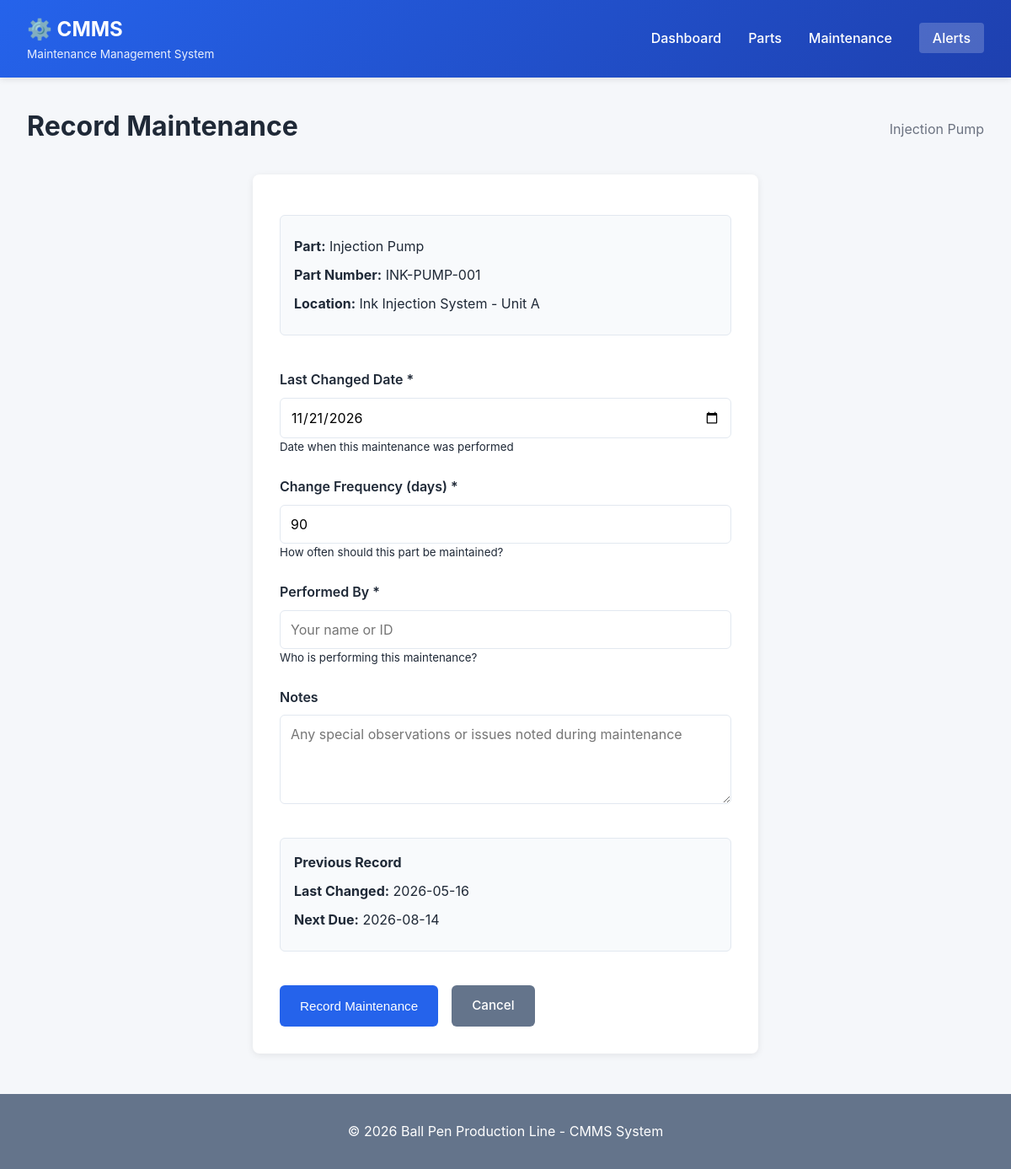
Before: /maintenance/record/1 with the older database file.
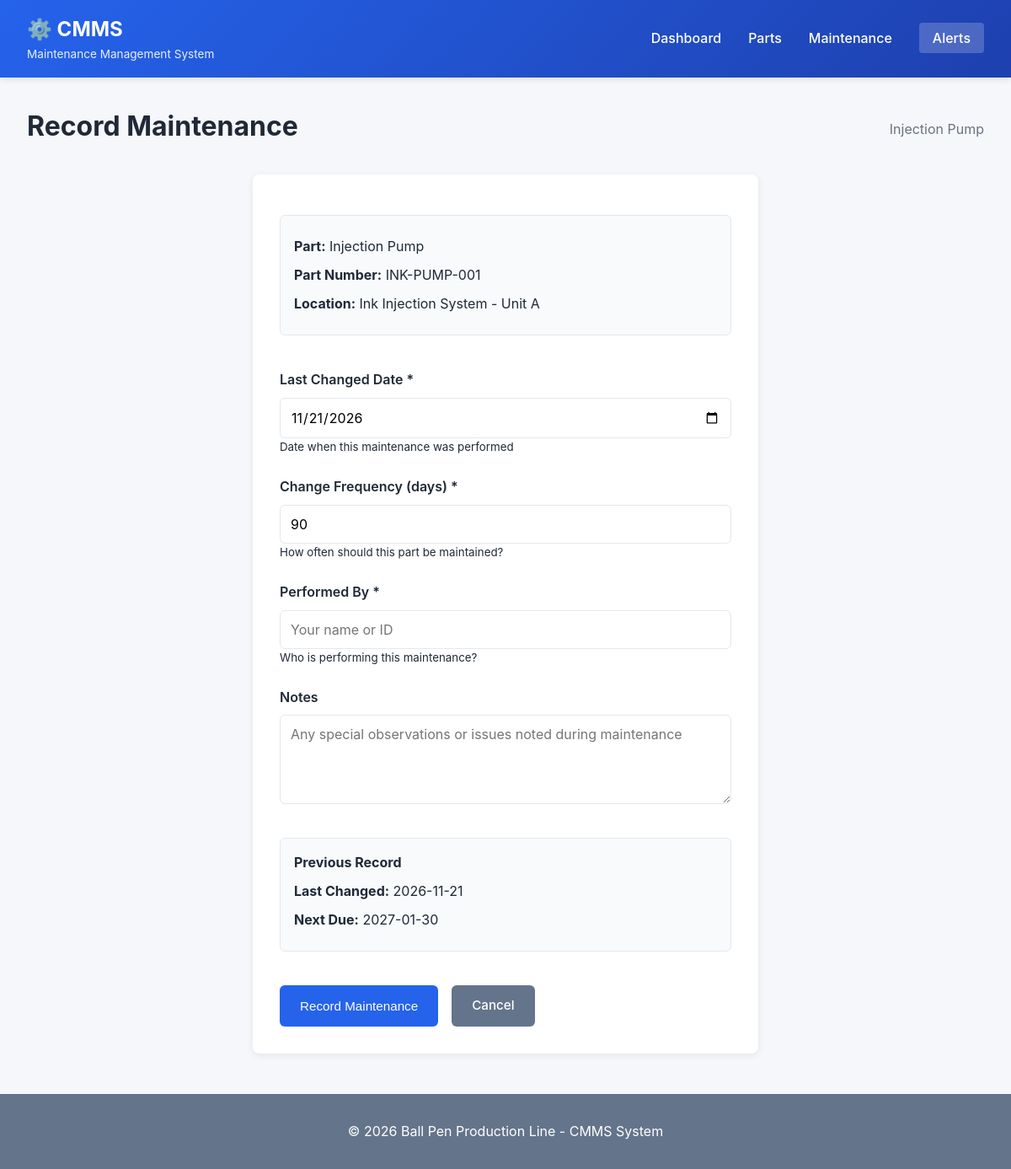
After: the same page with the newer database file.
### tables this page shows
CREATE TABLE maintenance_records (
                id INTEGER PRIMARY KEY AUTOINCREMENT,
                part_id INTEGER NOT NULL,
                last_changed TIMESTAMP,
                next_scheduled_change TIMESTAMP,
                change_frequency_days INTEGER,
                performed_by TEXT,
                notes TEXT,
                created_at TIMESTAMP DEFAULT CURRENT_TIMESTAMP,
                updated_at TIMESTAMP DEFAULT CURRENT_TIMESTAMP,
                FOREIGN KEY (part_id) REFERENCES parts (id)
            );

### cmms_app.py (the view, shortened to what this page needs)
@app.route('/maintenance/record/<int:part_id>', methods=['GET', 'POST'])
def record_maintenance(part_id):
    db = get_db()
    part = db.get_part(part_id)
    if not part:
        flash('Part not found', 'error')
        return redirect(url_for('parts'))
    record = db.get_maintenance_record(part_id)
    today = datetime.now().date().isoformat()
    return render_template('record_maintenance.html',
                         part=part,
                         record=record,
                         today=today)

### cmms_app.py (called while the page is built)
def get_db():
    db = getattr(g, '_database', None)
    if db is None:
        db = g._database = CMmsDatabase()
    return db

### cmms_database.py (called while the page is built)
    def init_db(self):
        self.conn = sqlite3.connect(self.db_path)
        self.conn.row_factory = sqlite3.Row
        self.cursor = self.conn.cursor()
        self.create_tables()

    def close(self):
        if self.conn:
            self.conn.close()

    def get_part(self, part_id):
        self.cursor.execute('SELECT * FROM parts WHERE id = ?', (part_id,))
        return self.cursor.fetchone()

    def get_maintenance_record(self, part_id):
        self.cursor.execute('''
            SELECT * FROM maintenance_records
            WHERE part_id = ?
            ORDER BY id DESC
            LIMIT 1
        ''', (part_id,))
        return self.cursor.fetchone()

### templates/record_maintenance.html (shortened to what this page needs)
{% extends "base.html" %}
{% block content %}
<div class="page-header">
    <h2>Record Maintenance</h2>
    <p class="subtitle">{{ part.name }}</p>
</div>
<div class="form-container">
    <form method="POST" class="form">
        <div class="info-box">
            <p><strong>Part:</strong> {{ part.name }}</p>
            <p><strong>Part Number:</strong> {{ part.part_number }}</p>
            <p><strong>Location:</strong> {{ part.location }}</p>
        </div>
        <div class="form-group">
            <label for="last_changed">Last Changed Date *</label>
            <input type="date" id="last_changed" name="last_changed" required
                   class="form-input" value="{{ today }}">
            <small>Date when this maintenance was performed</small>
        </div>
        <div class="form-group">
            <label for="frequency">Change Frequency (days) *</label>
            <input type="number" id="frequency" name="frequency" required
                   class="form-input" value="90" min="1">
            <small>How often should this part be maintained?</small>
        </div>
        <div class="form-group">
            <label for="performed_by">Performed By *</label>
            <input type="text" id="performed_by" name="performed_by" required
                   class="form-input" placeholder="Your name or ID">
            <small>Who is performing this maintenance?</small>
        </div>
        <div class="form-group">
            <label for="notes">Notes</label>
            <textarea id="notes" name="notes" rows="4" class="form-input"
                      placeholder="Any special observations or issues noted during maintenance"></textarea>
        </div>
        {% if record %}
        <div class="info-box">
            <h4>Previous Record</h4>
            <p><strong>Last Changed:</strong> {{ record.last_changed[:10] if record.last_changed else 'N/A' }}</p>
            <p><strong>Next Due:</strong> {{ record.next_scheduled_change[:10] if record.next_scheduled_change else 'N/A' }}</p>
        </div>
        {% endif %}
        <div class="form-actions">
            <button type="submit" class="btn btn-primary">Record Maintenance</button>
            <a href="{{ url_for('view_part', part_id=part.id) }}" class="btn btn-secondary">Cancel</a>
        </div>
    </form>
</div>
{% endblock %}

Changed rows visible on the page:
no longer on this page (row unchanged): maintenance_records: last_changed "2026-05-16", next_scheduled_change "2026-08-14"
added maintenance_records: last_changed "2026-11-21", next_scheduled_change "2027-01-30"
